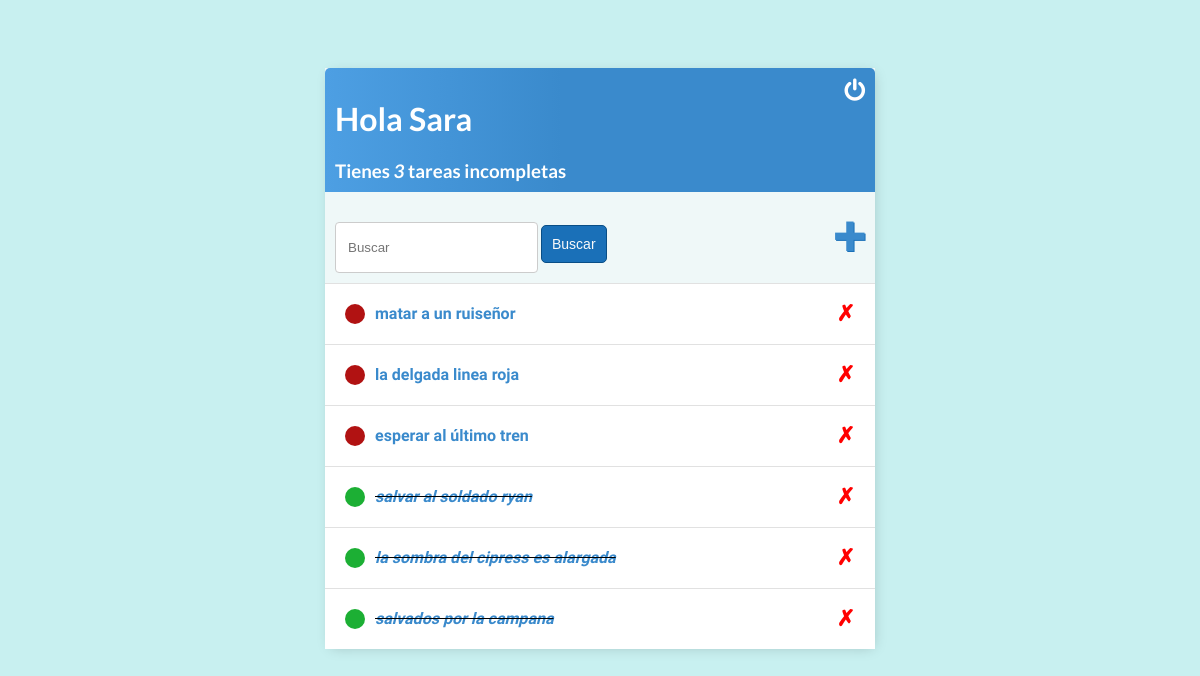
Screenshot of / (signed in) with the database file from the repository.
### base/models.py (models this page shows)
class Task(models.Model):
    user = models.ForeignKey(User,
                             on_delete = models.CASCADE,
                             null = True,
                             blank = True)
    title = models.CharField(max_length=200)
    description = models.TextField(max_length=2000,
                                   null = True,
                                   blank = True)
    complete = models.BooleanField(default=False)
    created = models.DateTimeField(auto_now_add=True)
    def __str__(self):
        return self.title
    class Meta:
        ordering = ['complete']

### base/views.py (the view)
# urls.py: path('', PendingList.as_view(), name='tasks'),
class PendingList(LoginRequiredMixin, ListView):
    model = Task
    context_object_name = 'tasks'
    def get_context_data(self, **kwargs):
        context = super().get_context_data(**kwargs)
        context['tasks'] = context['tasks'].filter(user = self.request.user)
        context['count'] = context['tasks'].filter(complete = False).count()
        search = self.request.GET.get('search') or ''
        if search:
            context['tasks'] = context['tasks'].filter(title__icontains = search)
        context['search'] = search
        return context

### base/templates/base/task_list.html
{% extends 'base/main.html' %}
{% block container %}
<div class="top-bar">
    <div>
    <h1>Hola {{request.user|title}}</h1>
    <h3 style="margin:0">Tienes <i>{{count}}</i> tarea{{count|pluralize}} incompleta{{count|pluralize}}</h3>
    </div>
{% if request.user.is_authenticated %}
    <a href="{% url 'logout' %}"><i class="fa fa-power-off" style="font-size:24px"></i></a>
{% else %}
    <a href="{% url 'login' %}">Acceder</a>
{% endif %}
</div>
<div id = "box-add-find">
    <form  method="get" style = "margin-top: 20px; display: flex;">
        <input type="text" name="search" placeholder="Buscar" value="{{search}}">
        <input class = "button" type="submit" value="Buscar">
    </form>
    <a class ="link-add" href="{% url 'create' %}">&#128933;</a>
</div>
<div class="box--items-tasks">
    {% for task in tasks%}
    <div class="box-task">
        {% if task.complete %}
        <div class="title-task">
            <div class="icon-task-complete"></div>
            <i><s><a href="{% url 'update' task.id %}">{{task}}</a></s></i>
        </div>
        <a class= "delete-link" href="{% url 'delete' task.id %}">	&#10007;</a>
        {% else %}
        <div class="title-task">
            <div class="icon-task-uncomplete"></div>
            <a href="{% url 'update' task.id %}">{{task}}</a>
        </div>
        <a class= "delete-link" href="{% url 'delete' task.id %}">	&#10007;</a>
        {% endif %}
    </div>
    {% empty %}
    <h3>No hay elementos</h3>
    {% endfor %}
</div>
{% endblock container %}

### base/templates/base/main.html (shortened to what this page needs)
<!DOCTYPE html>
<html lang="es">
<head>
    <link rel="stylesheet" href="https://cdnjs.cloudflare.com/ajax/libs/font-awesome/4.7.0/css/font-awesome.min.css">
</head>
<body>
    <div class="container">
        {% block container %}
        {% endblock container %}
    </div>
</body>
</html>

### base/templates/base/main.html (style rules this page uses)
body { background-color: rgb(200, 240, 240); font-family: 'Abel', sans-serif; padding-top: 60px; }
.container { max-width: 550px; margin: auto; background-color: rgb(239, 248, 248); -webkit-box-shadow: 2px 2px 13px -4px rgba(0, 0, 0, 0.21); box-shadow: 2px 2px 13px -4px rgba(0, 0, 0, 0.21); }
h1, h2, h3, h4, h5, h6 { font-family: 'Lato', sans-serif; }
a { color:#ffffff; text-decoration: none; font-weight: bold; }
.top-bar { display: flex; justify-content: space-between; color: #ffffff; padding: 10px; border-radius: 5px 5px 0 0; background: linear-gradient(90deg, #4D9FE3 0%, #3A8ACC 43%, #3A8ACC 100%); text-decoration: none; }
.box-task { display: flex; align-items: center; justify-content: space-between; padding: 20px; background-color: #ffffff; border-top: 1px solid rgb(225, 225, 225); }
.title-task { display: flex; }
.title-task a { text-decoration: none; color: #3A8ACC; margin-left: 10px; }
.icon-task-complete { width: 20px; height: 20px; border-radius: 50px; background-color: rgb(28, 175, 52); }
.icon-task-uncomplete { width: 20px; height: 20px; border-radius: 50px; background-color: rgb(177, 18, 18); }
.delete-link { text-decoration: none; color: rgb(255, 0, 0); font-size: 22px; font-weight: 900; line-height: 0; }
#box-add-find { display: flex; justify-content: space-between; align-items: center; padding: 10px; border-radius: 0 0 5px 5px; }
.link-add { text-decoration: none; color: #3A8ACC; font-size: 42px; text-shadow: 1px 1px #1a70b8; font-weight: 900; line-height: 0; }
input[type=text], input[type=password], textarea { width: 90%; padding: 12px; border: 1px solid #ccc; border-radius: 4px; }
.button { background-color: #1a70b8; color: #FAFAFA; padding: 10px; border: 1px solid #094e86; font-size: 14px; border-radius: 5px; cursor: pointer; text-decoration: none; margin:3px 3px 10px 3px; }

### rows the page displays
Task: title "matar a un ruiseñor"
Task: title "la delgada linea roja"
Task: title "esperar al último tren"
Task: title "salvar al soldado ryan"
Task: title "la sombra del cipress es alargada"
Task: title "salvados por la campana"

### other values shown
{{ request.user|title }} "Sara"
{{ count }} "3"
